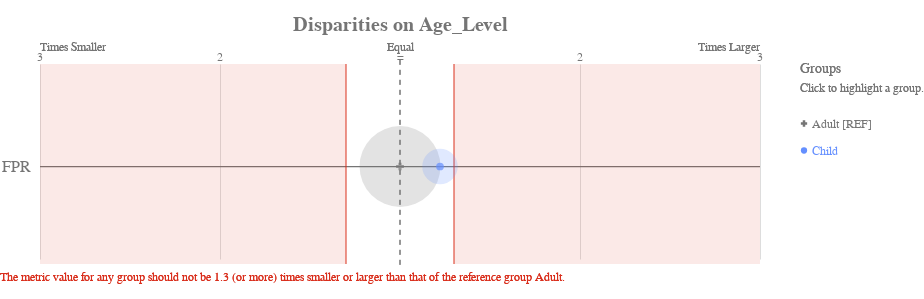

The cell this chart's notebook holds for it:
### Markdown cell above
### XGBoost with 0.3 Threshold

### Code cell
dfAequitas['score'] = (xg.predict_proba(X_test)[:,1] >= 0.3).astype(int) # set threshold as 0.3

# get_crosstabs returns a dataframe of the group counts and group value bias metrics.
xtab, _ = g.get_crosstabs(dfAequitas, attr_cols=attributes_to_audit)
bdf = b.get_disparity_predefined_groups(xtab, original_df=dfAequitas, ref_groups_dict=attributes_and_reference_groups)

ap.disparity(bdf, metrics, 'Age_Level', fairness_threshold = disparity_tolerance)

### Figure 1 — Vega-Lite specification as saved in the notebook (floating-point values rounded to 4 significant figures)
{"config": {"view": {"continuousWidth": 400, "continuousHeight": 300, "strokeWidth": 0}, "axisLeft": {"labelColor": "rgb(117,117,117)", "labelFont": "Arial", "labelFontSize": 16}, "title": {"align": "center", "baseline": "middle", "color": "rgb(117,117,117)", "font": "Arial", "fontSize": 20, "fontWeight": "bold"}}, "layer": [{"data": {"name": "data-38121450c6697f570e9bf3f18efe866c"}, "mark": {"type": "rule", "stroke": "rgb(117,117,117)", "strokeWidth": 1.25, "tooltip": ""}, "encoding": {"x": {"type": "quantitative", "field": "x", "scale": {"domain": [-2, 2], "range": [40.0, 760.0]}}, "x2": {"field": "x2"}, "y": {"type": "nominal", "axis": {"domain": false, "labelAngle": 0, "labelPadding": -30, "orient": "left", "ticks": false, "title": ""}, "field": "metric", "scale": {"domain": ["FPR"], "range": [30, 225.0]}}}}, {"data": {"name": "data-79dd248bdaa0ea02c535240e8ad022c8"}, "mark": {"type": "rule", "stroke": "rgb(117,117,117)", "strokeDash": [5, 5], "strokeWidth": 1}, "encoding": {"tooltip": {"value": "Adult [REF]"}, "x": {"value": 400.0}, "y": {"value": 20.83}, "y2": {"value": 229.2}}}, {"data": {"name": "data-c233327f4cd9b4c2df31bf8015c83e4a"}, "mark": {"type": "text", "align": "center", "color": "rgb(117,117,117)", "font": "Arial", "fontSize": 12, "fontWeight": "normal", "tooltip": ""}, "encoding": {"text": {"type": "nominal", "field": "label"}, "x": {"type": "quantitative", "field": "value", "scale": {"domain": [-2, 2], "range": [40.0, 760.0]}}, "y": {"value": 17.5}}}, {"layer": [{"mark": {"type": "text", "align": "left", "fill": "rgb(117,117,117)", "font": "Arial", "fontSize": 12, "fontWeight": "normal", "tooltip": ""}, "encoding": {"text": {"value": "Times Smaller"}, "x": {"value": 40.0}, "y": {"value": 7.5}}}, {"mark": {"type": "text", "align": "right", "fill": "rgb(117,117,117)", "font": "Arial", "fontSize": 12, "fontWeight": "normal", "tooltip": ""}, "encoding": {"text": {"value": "Times Larger"}, "x": {"value": 760.0}, "y": {"value": 7.5}}}, {"mark": {"type": "text", "align": "center", "fill": "rgb(117,117,117)", "font": "Arial", "fontSize": 12, "fontWeight": "normal", "tooltip": ""}, "encoding": {"text": {"value": "Equal"}, "x": {"value": 400.0}, "y": {"value": 7.5}}}], "data": {"name": "data-79dd248bdaa0ea02c535240e8ad022c8"}}, {"layer": [{"mark": {"type": "rule", "opacity": 0.8, "stroke": "rgb(217, 46, 28)", "strokeWidth": 1.25, "tooltip": ""}, "encoding": {"x": {"type": "quantitative", "field": "min", "scale": {"domain": [-2, 2], "range": [40.0, 760.0]}}, "y": {"value": 25.0}, "y2": {"value": 225.0}}}, {"mark": {"type": "rule", "opacity": 0.8, "stroke": "rgb(217, 46, 28)", "strokeWidth": 1.25, "tooltip": ""}, "encoding": {"x": {"type": "quantitative", "field": "max", "scale": {"domain": [-2, 2], "range": [40.0, 760.0]}}, "y": {"value": 25.0}, "y2": {"value": 225.0}}}, {"layer": [{"mark": {"type": "rect", "fill": "rgb(217, 46, 28)", "opacity": 0.1, "tooltip": ""}, "encoding": {"x": {"type": "quantitative", "field": "min", "scale": {"domain": [-2, 2], "range": [40.0, 760.0]}}, "x2": {"field": "lower_end"}, "y": {"value": 25.0}, "y2": {"value": 225.0}}}, {"mark": {"type": "rect", "fill": "rgb(217, 46, 28)", "opacity": 0.1, "tooltip": ""}, "encoding": {"x": {"type": "quantitative", "field": "max", "scale": {"domain": [-2, 2], "range": [40.0, 760.0]}}, "x2": {"field": "upper_end"}, "y": {"value": 25.0}, "y2": {"value": 225.0}}}]}, {"data": {"name": "data-79dd248bdaa0ea02c535240e8ad022c8"}, "mark": {"type": "text", "align": "left", "baseline": "top", "fill": "rgb(217, 46, 28)", "font": "Arial", "fontSize": 12, "fontWeight": "normal", "tooltip": ""}, "encoding": {"text": {"value": "The metric value for any group should not be 1.3 (or more) times smaller or larger than that of the reference group Adult."}, "x": {"value": 0}, "y": {"value": 233.3}}}], "data": {"name": "data-68125cfc4fc9557defd07e8d14c561c8"}}, {"layer": [{"mark": "circle"}, {"data": {"name": "data-85f471ef87c41deff7c1ed9dac4e03e2"}, "mark": {"type": "circle", "opacity": 0.2}, "encoding": {"color": {"condition": {"type": "nominal", "field": "attribute_value", "legend": null, "scale": {"domain": ["Adult", "Child"], "range": ["rgb(117,117,117)", "rgb(100, 143, 255)", "rgb(254, 97, 0)", "rgb(220, 38, 127)", "rgb(255, 176, 0)", "rgb(120, 94, 240)"]}, "selection": "selector017"}, "value": "rgb(224,224,224)"}, "size": {"type": "quantitative", "field": "group_size", "legend": null, "scale": {"domain": [0, 224.4], "range": [0, 7854.0]}}, "tooltip": [{"type": "nominal", "field": "attribute_value", "title": "Group"}, {"type": "nominal", "field": "tooltip_group_size", "title": "Group Size"}, {"type": "nominal", "field": "tooltip_disparity_explanation_fpr", "title": "Disparity"}, {"type": "quantitative", "field": "fpr", "format": ".2f", "title": "FPR"}], "x": {"type": "quantitative", "axis": {"domain": false, "labels": false, "ticks": false, "title": null, "values": [1, 2, -2, -1]}, "field": "fpr_disparity_scaled", "scale": {"domain": [-2, 2], "range": [40.0, 760.0]}}, "y": {"type": "nominal", "axis": {"domain": false, "grid": false, "labels": false, "ticks": false, "title": " "}, "field": "metric_variable", "scale": {"domain": ["FPR"], "range": [30, 225.0]}}}, "selection": {"selector019": {"type": "multi", "empty": "all", "fields": ["attribute_value"]}}, "transform": [{"calculate": "'FPR'", "as": "metric_variable"}]}, {"layer": [{"mark": "point"}, {"data": {"name": "data-85f471ef87c41deff7c1ed9dac4e03e2"}, "mark": {"type": "point", "filled": true, "size": 60}, "encoding": {"color": {"condition": {"type": "nominal", "field": "attribute_value", "legend": null, "scale": {"domain": ["Adult", "Child"], "range": ["rgb(117,117,117)", "rgb(100, 143, 255)", "rgb(254, 97, 0)", "rgb(220, 38, 127)", "rgb(255, 176, 0)", "rgb(120, 94, 240)"]}, "selection": "selector017"}, "value": "rgb(224,224,224)"}, "shape": {"type": "nominal", "field": "attribute_value", "legend": null, "scale": {"domain": ["Adult", "Child"], "range": ["cross", "circle"]}}, "tooltip": [{"type": "nominal", "field": "attribute_value", "title": "Group"}, {"type": "nominal", "field": "tooltip_group_size", "title": "Group Size"}, {"type": "nominal", "field": "tooltip_disparity_explanation_fpr", "title": "Disparity"}, {"type": "quantitative", "field": "fpr", "format": ".2f", "title": "FPR"}], "x": {"type": "quantitative", "axis": {"domain": false, "labels": false, "ticks": false, "title": null, "values": [1, 2, -2, -1]}, "field": "fpr_disparity_scaled", "scale": {"domain": [-2, 2], "range": [40.0, 760.0]}}, "y": {"type": "nominal", "axis": {"domain": false, "grid": false, "labels": false, "ticks": false, "title": " "}, "field": "metric_variable", "scale": {"domain": ["FPR"], "range": [30, 225.0]}}}, "selection": {"selector018": {"type": "multi", "empty": "all", "fields": ["attribute_value"]}}, "transform": [{"calculate": "'FPR'", "as": "metric_variable"}]}]}]}, {"layer": [{"mark": {"type": "point", "filled": true, "opacity": 1, "size": 39.48}, "encoding": {"color": {"condition": {"type": "nominal", "field": "attribute_value", "legend": null, "scale": {"domain": ["Adult", "Child"], "range": ["rgb(117,117,117)", "rgb(100, 143, 255)", "rgb(254, 97, 0)", "rgb(220, 38, 127)", "rgb(255, 176, 0)", "rgb(120, 94, 240)"]}, "selection": "selector017"}, "value": "rgb(224,224,224)"}, "shape": {"type": "nominal", "field": "attribute_value", "legend": null, "scale": {"domain": ["Adult", "Child"], "range": ["cross", "circle"]}}, "x": {"value": 804}, "y": {"type": "nominal", "axis": {"domain": false, "grid": false, "labels": false, "ticks": false, "title": " "}, "field": "attribute_value", "scale": {"domain": ["Adult", "Child"], "range": [71, 125]}}}, "selection": {"selector017": {"type": "multi", "empty": "all", "fields": ["attribute_value"]}}}, {"mark": {"type": "text", "align": "left", "baseline": "middle", "font": "Arial", "fontSize": 12, "fontWeight": "normal"}, "encoding": {"color": {"condition": {"type": "nominal", "field": "attribute_value", "legend": null, "scale": {"domain": ["Adult", "Child"], "range": ["rgb(117,117,117)", "rgb(100, 143, 255)", "rgb(254, 97, 0)", "rgb(220, 38, 127)", "rgb(255, 176, 0)", "rgb(120, 94, 240)"]}, "selection": "selector017"}, "value": "rgb(224,224,224)"}, "text": {"type": "nominal", "field": "label"}, "x": {"value": 812}, "y": {"type": "nominal", "axis": {"domain": false, "grid": false, "labels": false, "ticks": false, "title": " "}, "field": "attribute_value", "scale": {"domain": ["Adult", "Child"], "range": [71, 125]}}}, "selection": {"selector020": {"type": "multi", "empty": "all", "fields": ["attribute_value"]}}}, {"data": {"name": "data-79dd248bdaa0ea02c535240e8ad022c8"}, "mark": {"type": "text", "align": "left", "baseline": "middle", "color": "rgb(117,117,117)", "font": "Arial", "fontSize": 12, "fontWeight": "normal"}, "encoding": {"text": {"value": "Click to highlight a group."}, "x": {"value": 800}, "y": {"value": 49}}}, {"data": {"name": "data-79dd248bdaa0ea02c535240e8ad022c8"}, "mark": {"type": "text", "align": "left", "baseline": "middle", "color": "rgb(117,117,117)", "font": "Arial", "fontSize": 14, "fontWeight": "normal"}, "encoding": {"text": {"value": "Groups"}, "x": {"value": 800}, "y": {"value": 30}}}], "data": {"name": "data-c443f07771dfdb70b5700726643396b0"}}], "height": 250, "padding": {"top": 15, "bottom": 10}, "resolve": {"scale": {"size": "independent", "y": "independent"}}, "title": "Disparities on Age_Level", "width": 800, "$schema": "https://vega.github.io/schema/vega-lite/v4.8.1.json", "datasets": {"data-38121450c6697f570e9bf3f18efe866c": [{"metric": "FPR", "x": -2, "x2": 2}], "data-79dd248bdaa0ea02c535240e8ad022c8": [{"a": 1, "b": 0}, {"a": 1, "b": 0}], "data-c233327f4cd9b4c2df31bf8015c83e4a": [{"value": 1, "label": 2}, {"value": 2, "label": 3}, {"value": -2, "label": 3}, {"value": -1, "label": 2}, {"value": 0, "label": "="}], "data-68125cfc4fc9557defd07e8d14c561c8": [{"min": -0.3, "max": 0.3, "lower_end": -2, "upper_end": 2}], "data-85f471ef87c41deff7c1ed9dac4e03e2": [{"attribute_name": "Age_Level", "attribute_value": "Adult", "group_size": 187, "total_entities": 223, "fpr": 0.1818, "fpr_disparity": 1.0, "fpr_disparity_scaled": 0.0, "tooltip_group_size": "187 (83.86%)", "tooltip_disparity_explanation_fpr": "Reference group"}, {"attribute_name": "Age_Level", "attribute_value": "Child", "group_size": 36, "total_entities": 223, "fpr": 0.2222, "fpr_disparity": 1.222, "fpr_disparity_scaled": 0.2222, "tooltip_group_size": "36 (16.14%)", "tooltip_disparity_explanation_fpr": "1.22 times larger FPR than the reference group"}], "data-c443f07771dfdb70b5700726643396b0": [{"attribute_value": "Adult", "label": "Adult [REF]"}, {"attribute_value": "Child", "label": "Child"}]}}
